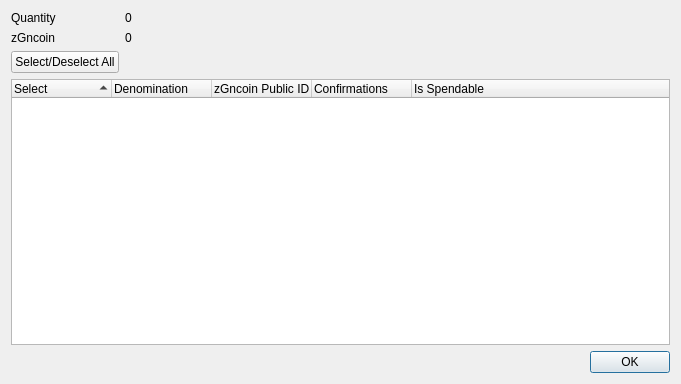
<?xml version="1.0" encoding="UTF-8"?>
<ui version="4.0">
 <class>ZGncoinControlDialog</class>
 <widget class="QDialog" name="ZGncoinControlDialog">
  <property name="geometry">
   <rect>
    <x>0</x>
    <y>0</y>
    <width>681</width>
    <height>384</height>
   </rect>
  </property>
  <property name="minimumSize">
   <size>
    <width>681</width>
    <height>384</height>
   </size>
  </property>
  <property name="windowTitle">
   <string>Select zGncoin to Spend</string>
  </property>
  <layout class="QGridLayout" name="gridLayout">
   <item row="0" column="0">
    <layout class="QFormLayout" name="formLayout">
     <property name="sizeConstraint">
      <enum>QLayout::SetDefaultConstraint</enum>
     </property>
     <item row="0" column="0">
      <widget class="QLabel" name="labelQuantity">
       <property name="text">
        <string>Quantity</string>
       </property>
      </widget>
     </item>
     <item row="0" column="1">
      <widget class="QLabel" name="labelQuantity_int">
       <property name="text">
        <string>0</string>
       </property>
      </widget>
     </item>
     <item row="1" column="0">
      <widget class="QLabel" name="labelZGncoin">
       <property name="text">
        <string>zGncoin</string>
       </property>
      </widget>
     </item>
     <item row="1" column="1">
      <widget class="QLabel" name="labelZGncoin_int">
       <property name="text">
        <string>0</string>
       </property>
      </widget>
     </item>
     <item row="2" column="0">
      <widget class="QPushButton" name="pushButtonAll">
       <property name="text">
        <string>Select/Deselect All</string>
       </property>
      </widget>
     </item>
    </layout>
   </item>
   <item row="1" column="0">
    <layout class="QVBoxLayout" name="verticalLayout">
     <item>
      <widget class="QTreeWidget" name="treeWidget">
       <property name="minimumSize">
        <size>
         <width>0</width>
         <height>250</height>
        </size>
       </property>
       <property name="alternatingRowColors">
        <bool>true</bool>
       </property>
       <property name="sortingEnabled">
        <bool>true</bool>
       </property>
       <property name="columnCount">
        <number>5</number>
       </property>
       <attribute name="headerDefaultSectionSize">
        <number>100</number>
       </attribute>
       <column>
        <property name="text">
         <string notr="true">Select</string>
        </property>
       </column>
       <column>
        <property name="text">
         <string notr="true">Denomination</string>
        </property>
       </column>
       <column>
        <property name="text">
         <string notr="true">zGncoin Public ID</string>
        </property>
       </column>
       <column>
        <property name="text">
         <string notr="true">Confirmations</string>
        </property>
       </column>
       <column>
        <property name="text">
         <string>Is Spendable</string>
        </property>
       </column>
      </widget>
     </item>
     <item>
      <widget class="QDialogButtonBox" name="buttonBox">
       <property name="orientation">
        <enum>Qt::Horizontal</enum>
       </property>
       <property name="standardButtons">
        <set>QDialogButtonBox::Ok</set>
       </property>
      </widget>
     </item>
    </layout>
   </item>
  </layout>
 </widget>
 <resources/>
 <connections>
  <connection>
   <sender>buttonBox</sender>
   <signal>accepted()</signal>
   <receiver>ZGncoinControlDialog</receiver>
   <slot>accept()</slot>
   <hints>
    <hint type="sourcelabel">
     <x>248</x>
     <y>254</y>
    </hint>
    <hint type="destinationlabel">
     <x>157</x>
     <y>274</y>
    </hint>
   </hints>
  </connection>
  <connection>
   <sender>buttonBox</sender>
   <signal>rejected()</signal>
   <receiver>ZGncoinControlDialog</receiver>
   <slot>reject()</slot>
   <hints>
    <hint type="sourcelabel">
     <x>316</x>
     <y>260</y>
    </hint>
    <hint type="destinationlabel">
     <x>286</x>
     <y>274</y>
    </hint>
   </hints>
  </connection>
 </connections>
</ui>
